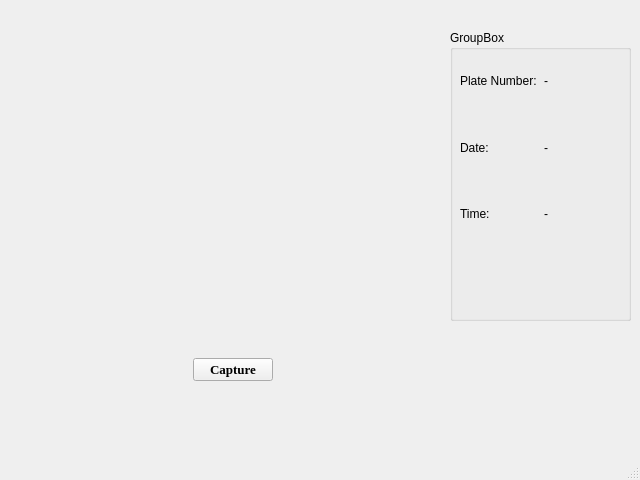
<?xml version="1.0" encoding="UTF-8"?>
<ui version="4.0">
 <class>MainWindow</class>
 <widget class="QMainWindow" name="MainWindow">
  <property name="geometry">
   <rect>
    <x>0</x>
    <y>0</y>
    <width>640</width>
    <height>480</height>
   </rect>
  </property>
  <property name="windowTitle">
   <string>MainWindow</string>
  </property>
  <widget class="QWidget" name="centralwidget">
   <widget class="QLabel" name="imLabel">
    <property name="enabled">
     <bool>true</bool>
    </property>
    <property name="geometry">
     <rect>
      <x>30</x>
      <y>40</y>
      <width>381</width>
      <height>251</height>
     </rect>
    </property>
    <property name="text">
     <string/>
    </property>
   </widget>
   <widget class="QWidget" name="horizontalLayoutWidget">
    <property name="geometry">
     <rect>
      <x>30</x>
      <y>330</y>
      <width>411</width>
      <height>80</height>
     </rect>
    </property>
    <layout class="QHBoxLayout" name="horizontalLayout">
     <item>
      <spacer name="horizontalSpacer">
       <property name="orientation">
        <enum>Qt::Horizontal</enum>
       </property>
       <property name="sizeHint" stdset="0">
        <size>
         <width>148</width>
         <height>20</height>
        </size>
       </property>
      </spacer>
     </item>
     <item>
      <widget class="QPushButton" name="pushButton">
       <property name="font">
        <font>
         <family>Georgia</family>
         <pointsize>10</pointsize>
         <weight>75</weight>
         <bold>true</bold>
        </font>
       </property>
       <property name="text">
        <string>Capture</string>
       </property>
      </widget>
     </item>
     <item>
      <spacer name="horizontalSpacer_2">
       <property name="orientation">
        <enum>Qt::Horizontal</enum>
       </property>
       <property name="sizeHint" stdset="0">
        <size>
         <width>168</width>
         <height>20</height>
        </size>
       </property>
      </spacer>
     </item>
    </layout>
   </widget>
   <widget class="QGroupBox" name="groupBox">
    <property name="geometry">
     <rect>
      <x>450</x>
      <y>30</y>
      <width>181</width>
      <height>291</height>
     </rect>
    </property>
    <property name="sizePolicy">
     <sizepolicy hsizetype="Preferred" vsizetype="Preferred">
      <horstretch>0</horstretch>
      <verstretch>0</verstretch>
     </sizepolicy>
    </property>
    <property name="title">
     <string>GroupBox</string>
    </property>
    <widget class="QWidget" name="verticalLayoutWidget">
     <property name="geometry">
      <rect>
       <x>10</x>
       <y>20</y>
       <width>161</width>
       <height>261</height>
      </rect>
     </property>
     <layout class="QVBoxLayout" name="verticalLayout_2">
      <item>
       <layout class="QHBoxLayout" name="horizontalLayout_4">
        <item>
         <widget class="QLabel" name="plate_label">
          <property name="text">
           <string>Plate Number:</string>
          </property>
         </widget>
        </item>
        <item>
         <widget class="QLabel" name="plate_value">
          <property name="text">
           <string>-</string>
          </property>
         </widget>
        </item>
       </layout>
      </item>
      <item>
       <layout class="QHBoxLayout" name="horizontalLayout_2">
        <item>
         <widget class="QLabel" name="date_label">
          <property name="text">
           <string>Date:</string>
          </property>
         </widget>
        </item>
        <item>
         <widget class="QLabel" name="date_value">
          <property name="text">
           <string>-</string>
          </property>
         </widget>
        </item>
       </layout>
      </item>
      <item>
       <layout class="QHBoxLayout" name="horizontalLayout_3">
        <item>
         <widget class="QLabel" name="time_label">
          <property name="text">
           <string>Time:</string>
          </property>
         </widget>
        </item>
        <item>
         <widget class="QLabel" name="time_value">
          <property name="text">
           <string>-</string>
          </property>
         </widget>
        </item>
       </layout>
      </item>
      <item>
       <widget class="QLabel" name="crop">
        <property name="text">
         <string/>
        </property>
       </widget>
      </item>
     </layout>
    </widget>
   </widget>
  </widget>
  <widget class="QMenuBar" name="menubar">
   <property name="geometry">
    <rect>
     <x>0</x>
     <y>0</y>
     <width>640</width>
     <height>21</height>
    </rect>
   </property>
  </widget>
  <widget class="QStatusBar" name="statusbar"/>
 </widget>
 <resources/>
 <connections/>
</ui>
